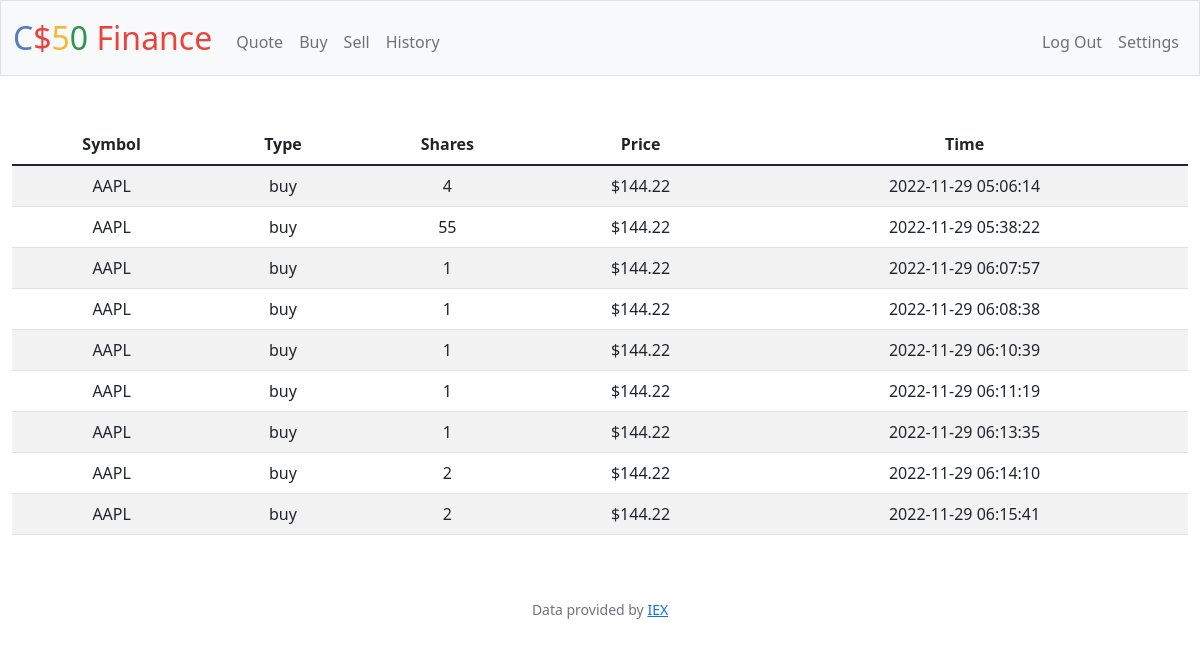
The page /history (signed in) on the database its author committed.
### tables this page shows
CREATE TABLE transactions (
    id INTEGER PRIMARY KEY AUTOINCREMENT,
    user_id INTEGER NOT NULL,
    name TEXT NOT NULL,
    shares INTEGER NOT NULL,
    price NUMERIC NOT NULL,
    type TEXT NOT NULL,
    symbol TEXT NOT NULL,
    time TIMESTAMP DEFAULT CURRENT_TIMESTAMP,
    FOREIGN KEY(user_id) REFERENCES users(id)
);

### app.py (the view)
@app.route("/history")
@login_required
def history():
    user_id = session["user_id"]
    transactions = db.execute("select type, symbol, price, shares, time from transactions where user_id = ?", user_id)
    return render_template("history.html", transactions=transactions, usd=usd)

### app.py (called while the page is built)
@app.after_request
def after_request(response):
    response.headers["Cache-Control"] = "no-cache, no-store, must-revalidate"
    response.headers["Expires"] = 0
    response.headers["Pragma"] = "no-cache"
    return response

### helpers.py (called while the page is built)
def login_required(f):
    @wraps(f)
    def decorated_function(*args, **kwargs):
        if session.get("user_id") is None:
            return redirect("/login")
        return f(*args, **kwargs)
    return decorated_function

def usd(value):
    return f"${value:,.2f}"

### templates/history.html
{% extends "layout.html" %} {% block title %} Transactions {% endblock %} {% block main %}
<table class="table table-striped">
    <thead>
        <tr>
            <th>Symbol</th>
            <th>Type</th>
            <th>Shares</th>
            <th>Price</th>
            <th>Time</th>
        </tr>
    </thead>
    <tbody>
        {% for transaction in transactions %}
        <tr>
            <td> {{ transaction["symbol"].upper() }} </td>
            <td> {{ transaction["type"] }} </td>
            <td> {{ transaction["shares"] }} </td>
            <td> {{ usd(transaction["price"]) }} </td>
            <td> {{ transaction["time"] }} </td>
        </tr>
        {% endfor %}
    </tbody>
</table>
{% endblock %}

### templates/layout.html (shortened to what this page needs)
<!DOCTYPE html>
<html lang="en">
    <head>
        <link href="https://cdn.jsdelivr.net/npm/bootstrap@5.1.3/dist/css/bootstrap.min.css" rel="stylesheet">
        <link href="/static/styles.css" rel="stylesheet">
    </head>
    <body>
        <nav class="bg-light border navbar navbar-expand-md navbar-light">
            <div class="container-fluid">
                <a class="navbar-brand" href="/"><span class="blue">C</span><span class="red">$</span><span class="yellow">5</span><span class="green">0</span> <span class="red">Finance</span></a>
                <div class="collapse navbar-collapse" id="navbar">
                    {% if session["user_id"] %}
                        <ul class="navbar-nav me-auto mt-2">
                            <li class="nav-item"><a class="nav-link" href="/quote">Quote</a></li>
                            <li class="nav-item"><a class="nav-link" href="/buy">Buy</a></li>
                            <li class="nav-item"><a class="nav-link" href="/sell">Sell</a></li>
                            <li class="nav-item"><a class="nav-link" href="/history">History</a></li>
                        </ul>
                        <ul class="navbar-nav ms-auto mt-2">
                            <li class="nav-item"><a class="nav-link" href="/logout">Log Out</a></li>
                            <li class="nav-item"><a class="nav-link" href="/settings">Settings</a></li>
                        </ul>
                    {% else %}
                        <ul class="navbar-nav ms-auto mt-2">
                            <li class="nav-item"><a class="nav-link" href="/register">Register</a></li>
                            <li class="nav-item"><a class="nav-link" href="/login">Log In</a></li>
                        </ul>
                    {% endif %}
                </div>
            </div>
        </nav>
        <main class="container-fluid py-5 text-center">
            {% block main %}{% endblock %}
        </main>
        <footer class="mb-5 small text-center text-muted">
            Data provided by <a href="https://iexcloud.io/">IEX</a>
        </footer>
    </body>
</html>

### static/styles.css (style rules this page uses)
nav .navbar-brand { font-size: xx-large; }
nav .navbar-brand .blue { color: #537fbe; }
nav .navbar-brand .red { color: #ea433b; }
nav .navbar-brand .yellow { color: #f5b82e; }
nav .navbar-brand .green { color: #2e944b; }

### rows shown on the page
transactions: price "$144.22"
transactions: price "$144.22"
transactions: price "$144.22"
transactions: price "$144.22"
transactions: price "$144.22"
transactions: price "$144.22"
transactions: price "$144.22"
transactions: price "$144.22"
transactions: price "$144.22"
